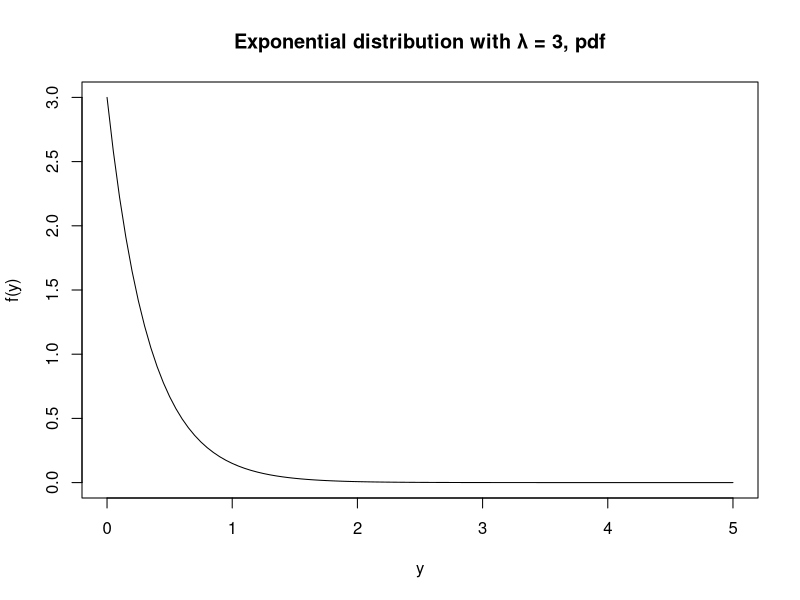

The R source for this figure:
## ---- chunk 1
knitr::opts_chunk$set(echo = TRUE)
## ---- chunk 2
   1 - pnorm(1, 0, 1) + pnorm(-1, 0, 1)
## ---- chunk 3
   1 - pnorm(2, 0, 1) + pnorm(-2, 0, 1)
## ---- chunk 4
   1 - pnorm(3, 0, 1) + pnorm(-3, 0, 1)
## ---- chunk 5
   log(0.50, 0.95)
## ---- chunk 6
   log(0.50)
## ---- chunk 7
   log(0.75)
## ---- chunk 8
   log(0.25)
## ---- chunk 9
   plot(function(y) dexp(y, rate = 3), xlim = c(0, 5), ylab=" f(y) ", xlab="y", main = "Exponential distribution with λ = 3, pdf")
## ---- chunk 10
   set.seed(0); n <- 1000
   A <- matrix(runif(n*n),n,n); x.true <- runif(n)
   y <- A%*%x.true
## ---- chunk 11
   now1 <- Sys.time() 
   I = diag(n)
   A1 = solve(A, I) #inverse matrix of A, using the definition of it
   x1 = A1%*%y #x found with 1° method
   e1 <- abs(x1 - x.true)
   sum1 <- sum(e1)
   MAE1 <- sum1/n
   print(Sys.time() - now1)
   print(MAE1)
## ---- chunk 12
   now2 <- Sys.time()
   x2 = solve(A, y) #x found with 2° method
   e2 <- abs(x2 - x.true)
   sum2 <- sum(e2)
   MAE2 <- sum2/n
   print(Sys.time() - now2)
   print(MAE2)
